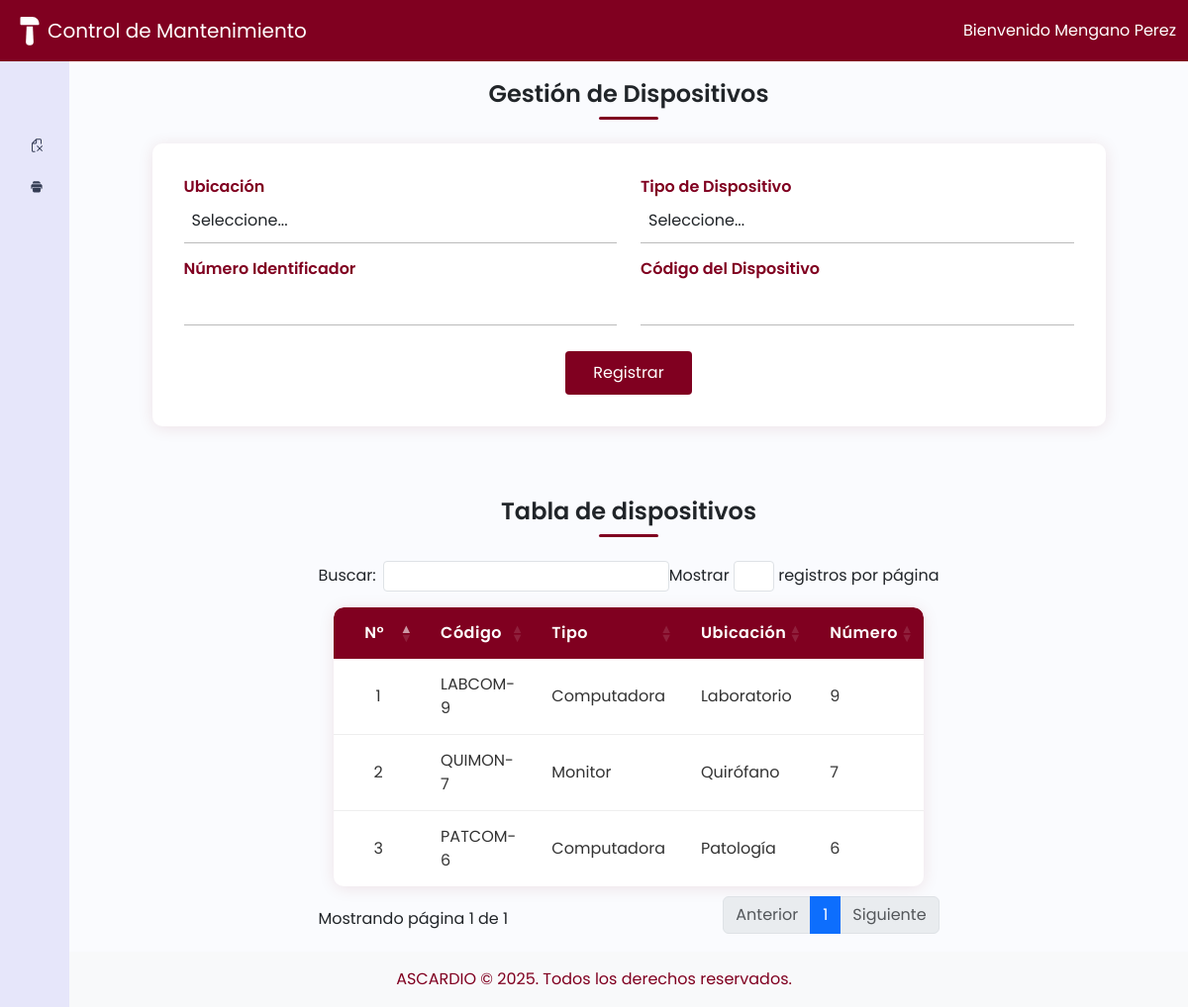
The page /index.php?vista=dispositivos (signed in) on the database as committed earlier.
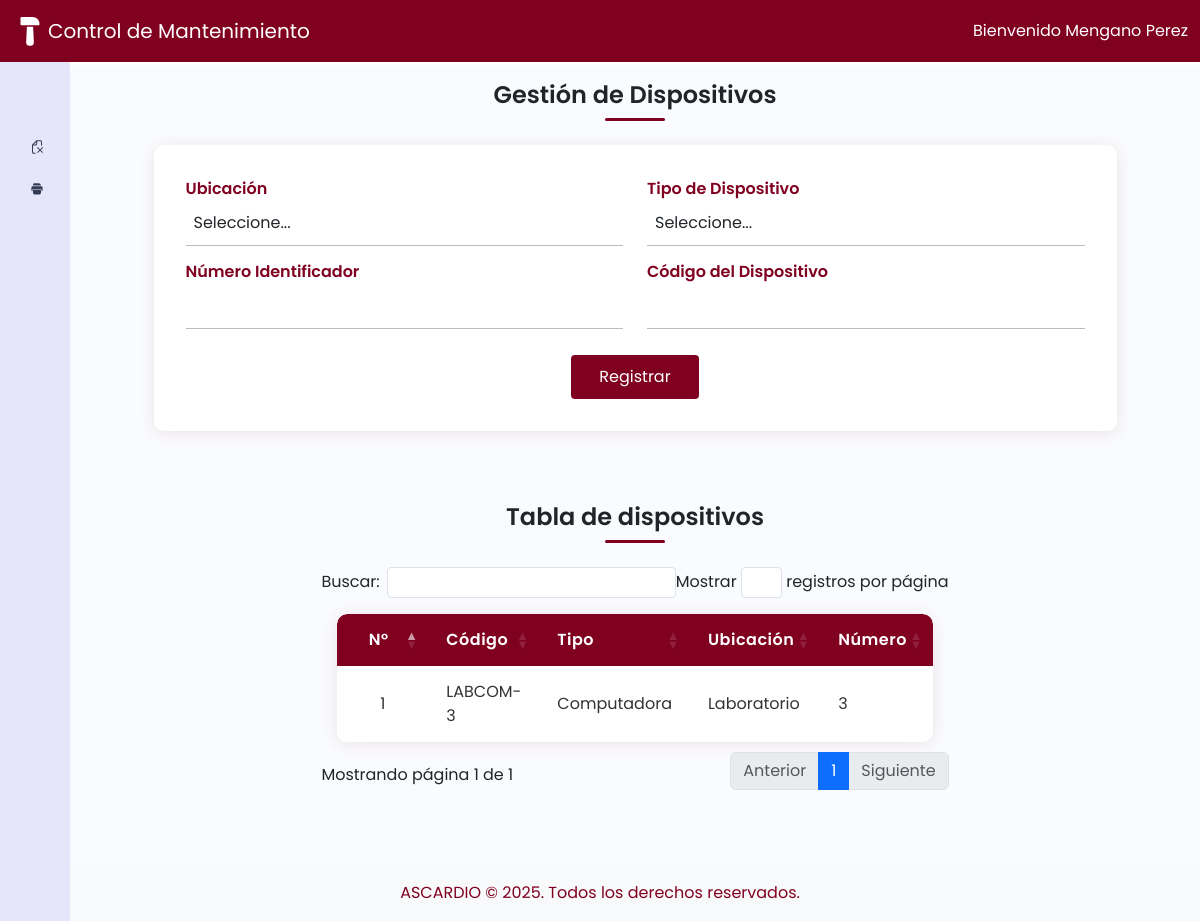
The same page on the database as committed later.
### tables this page shows
CREATE TABLE `dispositivos` (
  `id` int(11) NOT NULL,
  `codigo_dispositivo` varchar(20) NOT NULL,
  `tipo_dispositivo` varchar(50) NOT NULL,
  `ubicacion` varchar(100) NOT NULL,
  `numero_identificador` int(11) DEFAULT NULL
);

### controladores/controladorDispositivo.php (called while the page is built, shortened)
<?php
require_once dirname(__DIR__) . '/modelos/modeloDispositivo.php';
class controladorDispositivo {
    private $modelo;
    public function __construct() {
        $this->modelo = new modeloDispositivo();
    }
    public function mostrarDispositivos() {
        $ubicaciones = [
            'CAR' => 'Cardiología',
            'LAB' => 'Laboratorio',
            'QUI' => 'Quirófano',
            'ADM' => 'Administración',
            'URG' => 'Urgencias',
            'RX'  => 'Rayos X / Radiología',
            'UCI' => 'Unidad de Cuidados Intensivos',
            'FARM'=> 'Farmacia',
            'ALM' => 'Almacén',
            'CON' => 'Consultorios Externos',
            'REH' => 'Rehabilitación',
            'PAT' => 'Patología',
            'COC' => 'Cocina / Cafetería',
            'SEG' => 'Seguridad',
            'MNT' => 'Mantenimiento',
            'LIM' => 'Limpieza',
            'PED' => 'Pediatría',
            'MAT' => 'Maternidad',
            'NEU' => 'Neurología'
        ];
        $tipos = [
            'COM' => 'Computadora',
            'IMP' => 'Impresora',
            'MON' => 'Monitor',
            'TEL' => 'Teléfono (IP/Fijo)',
            'RED' => 'Equipo de Red (Router/Switch/AP)',
            'SER' => 'Servidor',
            'UPS' => 'UPS / Batería de Respaldo',
            'POS' => 'Punto de Venta',
            'CAM' => 'Cámara de Seguridad',
            'LEC' => 'Lector (Códigos de barras/Tarjeta)',
            'PRO' => 'Proyector',
            'EQU' => 'Equipo Médico (Conectado a red)',
            'HOS' => 'Host/Máquina Virtual',
            'PER' => 'Periférico (Teclado/Mouse/Webcam)',
            'VOZ' => 'Sistema de Voz/Intercomunicador',
            'SEN' => 'Sensor/Dispositivo IoT',
        ];
        $dispositivos = $this->modelo->listarDispositivos();
        include dirname(__DIR__) . '/vistas/vistaDispositivo.php';
    }
}
?>

### modelos/modeloDispositivo.php (called while the page is built, shortened)
<?php
require_once dirname(__DIR__) . '/config/conexion.php';
class modeloDispositivo {
    private $conexion;
    public function __construct() {
        $db = new Base_Datos();
        $this->conexion = $db->Conexion_Base_Datos();
    }
    public function listarDispositivos() {
        $sql = "SELECT * FROM dispositivos";
        $stmt = $this->conexion->prepare($sql);
        $stmt->execute();
        return $stmt->fetchAll(PDO::FETCH_ASSOC);
    }
}
?>

### config/conexion.php (called while the page is built, shortened)
<?php
  class Base_Datos{
    private $Nombre_Servidor = "localhost";
    private $Nombre_Base_Datos = "Mantenimiento_AscardioDB;";
    private $Nombre_Usuario = "root";
    private $Pass = "";
    public function Conexion_Base_Datos(){
       $this->Conexion = null;
       try{
             $this-> Conexion = new PDO("mysql:host={$this->Nombre_Servidor};dbname={$this->Nombre_Base_Datos}",
             $this->Nombre_Usuario,
             $this->Pass
        );
        $this->Conexion->setAttribute(PDO::ATTR_ERRMODE, PDO::ERRMODE_EXCEPTION);
       }catch(PDOException $e){
         die ("Error de Conexion:" . $e->getMessage());
       }
       return $this->Conexion;
    }
    }
?>

### vistas/vistaDispositivo.php (the view, shortened to what the changed rows need)
<?php include 'header.php'; ?>
<div class="main p-3">
    <h1>Gestión de Dispositivos</h1>
    <h1>Tabla de dispositivos</h1>
    <table class="device-table" id="deviceTable"  class="datatable">
        <thead>
            <tr>
                <th>N°</th>
                <th>Código</th>
                <th>Tipo</th>
                <th>Ubicación</th>
                <th>Número</th>
            </tr>
        </thead>
        <tbody>
            <?php $contador = 1; ?>
            <?php if (!empty($dispositivos)): ?>
                <?php foreach ($dispositivos as $dispositivo): ?>
                    <tr>
                        <td><?= $contador++ ?></td>
                        <td><?= htmlspecialchars($dispositivo['codigo_dispositivo']) ?></td>
                        <td><?= htmlspecialchars($tipos[$dispositivo['tipo_dispositivo']] ?? $dispositivo['tipo_dispositivo']) ?></td>
                        <td><?= htmlspecialchars($ubicaciones[$dispositivo['ubicacion']] ?? $dispositivo['ubicacion']) ?></td>
                        <td><?= htmlspecialchars($dispositivo['numero_identificador']) ?></td>
                    </tr>
                <?php endforeach; ?>
            <?php else: ?>
                <tr><td colspan="6">No hay dispositivos registrados.</td></tr>
            <?php endif; ?>
        </tbody>
    </table>
</div>
<?php include 'footer.php'; ?>

Rows that differ between the two databases and show on the page:
removed dispositivos: codigo_dispositivo "LABCOM-9", tipo_dispositivo "Computadora", ubicacion "Laboratorio", numero_identificador "9"
removed dispositivos: codigo_dispositivo "QUIMON-7", tipo_dispositivo "Monitor", ubicacion "Quirófano", numero_identificador "7"
removed dispositivos: codigo_dispositivo "PATCOM-6", tipo_dispositivo "Computadora", ubicacion "Patología", numero_identificador "6"
added dispositivos: codigo_dispositivo "LABCOM-3", tipo_dispositivo "Computadora", ubicacion "Laboratorio", numero_identificador "3"
